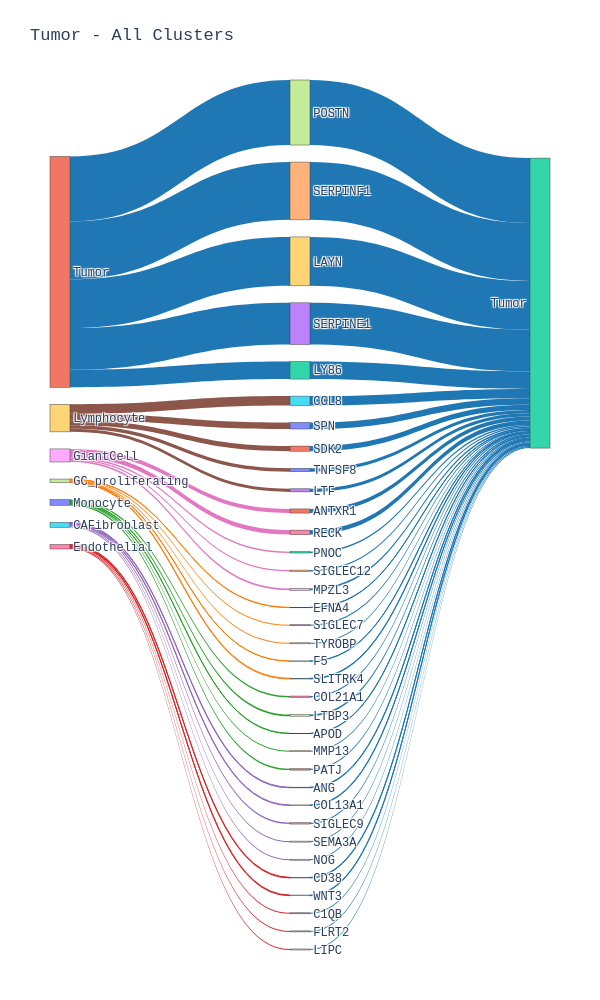
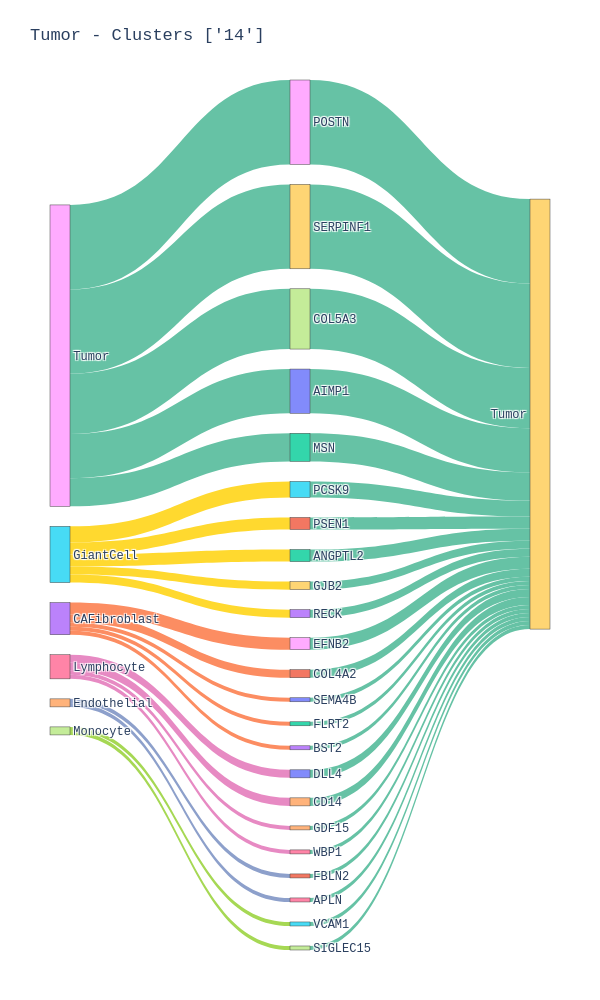

Notebook code cell kept with these figures, in order:
### Code cell
# Visualize
# set gene/cell-type to analyze
importlib.reload(huetracer.cci)
importlib.reload(huetracer.statistics)
importlib.reload(huetracer.plot)
importlib.reload(huetracer)
Gene_to_analyze = "LIF"
# Gene_to_analyze = "TNFSF11"
# Gene_to_analyze = "CSF1"
# Gene_to_analyze = "SPP1"
# Gene_to_analyze = "BMP3"
# target_cell_type = "GiantCell"
# target_cell_type = "GC_proliferating"
target_cell_type = "Tumor"
cluster_label = ['14']

huetracer.plot_gene_cci_and_sankey(
    target_cell_type=target_cell_type,
    Gene_to_analyze=Gene_to_analyze,
    each_display_num=each_display_num,
    bargraph_df=bargraph_df,
    edge_df=edge_df,
    cluster_cells=sp_adata,
    coexp_cc_df=coexp_cc_df,
    lib_id=lib_id,
    save=True,
    SAMPLE_NAME=SAMPLE_NAME,
    save_path_for_today=save_path_for_today,
    target_clusters = cluster_label,
    coexp_cc_df_cluster=coexp_cc_df_cluster,
    bargraph_df_cluster=bargraph_df_cluster,
    save_format="html",
    display_column="interaction_positive"
    #display_column="coactivity_per_sender_cell_expr_ligand"
)

### Figure 1 — Plotly figure (JSON) as saved in the notebook; plotly's stock layout.template omitted (floating-point values rounded to 4 significant figures)
{"data": [{"link": {"color": ["#1f77b4", "#1f77b4", "#1f77b4", "#1f77b4", "#1f77b4", "#1f77b4", "#1f77b4", "#1f77b4", "#1f77b4", "#1f77b4", "#1f77b4", "#1f77b4", "#1f77b4", "#1f77b4", "#1f77b4", "#1f77b4", "#1f77b4", "#1f77b4", "#1f77b4", "#1f77b4", "#1f77b4", "#1f77b4", "#1f77b4", "#1f77b4", "#1f77b4", "#1f77b4", "#1f77b4", "#1f77b4", "#1f77b4", "#1f77b4", "#1f77b4", "#1f77b4", "#1f77b4", "#1f77b4", "#1f77b4", "#ff7f0e", "#2ca02c", "#ff7f0e", "#ff7f0e", "#ff7f0e", "#ff7f0e", "#2ca02c", "#2ca02c", "#d62728", "#2ca02c", "#9467bd", "#2ca02c", "#d62728", "#d62728", "#9467bd", "#d62728", "#9467bd", "#9467bd", "#9467bd", "#d62728", "#8c564b", "#e377c2", "#e377c2", "#8c564b", "#e377c2", "#8c564b", "#e377c2", "#1f77b4", "#e377c2", "#1f77b4", "#8c564b", "#8c564b", "#1f77b4", "#1f77b4", "#1f77b4"], "label": ["Tumor", "Tumor", "Tumor", "Tumor", "Tumor", "Tumor", "Tumor", "Tumor", "Tumor", "Tumor", "Tumor", "Tumor", "Tumor", "Tumor", "Tumor", "Tumor", "Tumor", "Tumor", "Tumor", "Tumor", "Tumor", "Tumor", "Tumor", "Tumor", "Tumor", "Tumor", "Tumor", "Tumor", "Tumor", "Tumor", "Tumor", "Tumor", "Tumor", "Tumor", "Tumor", "GC_proliferating", "Monocyte", "GC_proliferating", "GC_proliferating", "GC_proliferating", "GC_proliferating", "Monocyte", "Monocyte", "Endothelial", "Monocyte", "CAFibroblast", "Monocyte", "Endothelial", "Endothelial", "CAFibroblast", "Endothelial", "CAFibroblast", "CAFibroblast", "CAFibroblast", "Endothelial", "Lymphocyte", "GiantCell", "GiantCell", "Lymphocyte", "GiantCell", "Lymphocyte", "GiantCell", "Tumor", "GiantCell", "Tumor", "Lymphocyte", "Lymphocyte", "Tumor", "Tumor", "Tumor"], "source": [0, 1, 2, 3, 4, 5, 6, 7, 8, 9, 10, 11, 12, 13, 14, 15, 16, 17, 18, 19, 20, 21, 22, 23, 24, 25, 26, 27, 28, 29, 30, 31, 32, 33, 34, 37, 40, 37, 37, 37, 37, 40, 40, 36, 40, 35, 40, 36, 36, 35, 36, 35, 35, 35, 36, 39, 38, 38, 39, 38, 39, 38, 41, 38, 41, 39, 39, 41, 41, 41], "target": [42, 42, 42, 42, 42, 42, 42, 42, 42, 42, 42, 42, 42, 42, 42, 42, 42, 42, 42, 42, 42, 42, 42, 42, 42, 42, 42, 42, 42, 42, 42, 42, 42, 42, 42, 0, 1, 2, 3, 4, 5, 6, 7, 8, 9, 10, 11, 12, 13, 14, 15, 16, 17, 18, 19, 20, 21, 22, 23, 24, 25, 26, 27, 28, 29, 30, 31, 32, 33, 34], "value": [1, 1, 1, 3, 3, 2, 4, 5, 2, 3, 2, 4, 2, 3, 2, 3, 4, 3, 3, 3, 10, 12, 4, 9, 4, 27, 13, 189, 5, 142, 19, 15, 51, 121, 168, 1, 1, 1, 3, 3, 2, 4, 5, 2, 3, 2, 4, 2, 3, 2, 3, 4, 3, 3, 3, 10, 12, 4, 9, 4, 27, 13, 189, 5, 142, 19, 15, 51, 121, 168]}, "node": {"label": ["EFNA4", "APOD", "F5", "SIGLEC7", "TYROBP", "SLITRK4", "COL21A1", "LTBP3", "CD38", "MMP13", "ANG", "PATJ", "WNT3", "C1QB", "COL13A1", "FLRT2", "SIGLEC9", "SEMA3A", "NOG", "LIPC", "TNFSF8", "ANTXR1", "PNOC", "LTF", "SIGLEC12", "CCL8", "RECK", "POSTN", "MPZL3", "LAYN", "SPN", "SDK2", "LY86", "SERPINE1", "SERPINF1", "CAFibroblast", "Endothelial", "GC_proliferating", "GiantCell", "Lymphocyte", "Monocyte", "Tumor", "Tumor"]}, "type": "sankey"}], "layout": {"font": {"family": "Courier New"}, "height": 1000, "margin": {"b": 50, "l": 50, "r": 50, "t": 80}, "title": {"text": "Tumor - All Clusters"}, "width": 600}}

### Figure 2 — Plotly figure (JSON) as saved in the notebook; plotly's stock layout.template omitted (floating-point values rounded to 4 significant figures)
{"data": [{"link": {"color": ["#66c2a5", "#66c2a5", "#66c2a5", "#66c2a5", "#66c2a5", "#66c2a5", "#66c2a5", "#66c2a5", "#66c2a5", "#66c2a5", "#66c2a5", "#66c2a5", "#66c2a5", "#66c2a5", "#66c2a5", "#66c2a5", "#66c2a5", "#66c2a5", "#66c2a5", "#66c2a5", "#66c2a5", "#66c2a5", "#66c2a5", "#fc8d62", "#8da0cb", "#fc8d62", "#fc8d62", "#e78ac3", "#a6d854", "#8da0cb", "#a6d854", "#fc8d62", "#ffd92f", "#e78ac3", "#ffd92f", "#ffd92f", "#ffd92f", "#e78ac3", "#ffd92f", "#e78ac3", "#66c2a5", "#66c2a5", "#66c2a5", "#66c2a5", "#fc8d62", "#66c2a5"], "label": ["Tumor", "Tumor", "Tumor", "Tumor", "Tumor", "Tumor", "Tumor", "Tumor", "Tumor", "Tumor", "Tumor", "Tumor", "Tumor", "Tumor", "Tumor", "Tumor", "Tumor", "Tumor", "Tumor", "Tumor", "Tumor", "Tumor", "Tumor", "CAFibroblast", "Endothelial", "CAFibroblast", "CAFibroblast", "Lymphocyte", "Monocyte", "Endothelial", "Monocyte", "CAFibroblast", "GiantCell", "Lymphocyte", "GiantCell", "GiantCell", "GiantCell", "Lymphocyte", "GiantCell", "Lymphocyte", "Tumor", "Tumor", "Tumor", "Tumor", "CAFibroblast", "Tumor"], "source": [0, 1, 2, 3, 4, 5, 6, 7, 8, 9, 10, 11, 12, 13, 14, 15, 16, 17, 18, 19, 20, 21, 22, 23, 24, 23, 23, 26, 27, 24, 27, 23, 25, 26, 25, 25, 25, 26, 25, 26, 28, 28, 28, 28, 23, 28], "target": [29, 29, 29, 29, 29, 29, 29, 29, 29, 29, 29, 29, 29, 29, 29, 29, 29, 29, 29, 29, 29, 29, 29, 0, 1, 2, 3, 4, 5, 6, 7, 8, 9, 10, 11, 12, 13, 14, 15, 16, 17, 18, 19, 20, 21, 22], "value": [1, 1, 1, 1, 1, 1, 1, 1, 3, 2, 2, 3, 3, 2, 2, 4, 1, 15, 21, 21, 11, 2, 7, 1, 1, 1, 1, 1, 1, 1, 1, 3, 2, 2, 3, 3, 2, 2, 4, 1, 15, 21, 21, 11, 2, 7]}, "node": {"label": ["SEMA4B", "FBLN2", "FLRT2", "BST2", "GDF15", "VCAM1", "APLN", "SIGLEC15", "EFNB2", "GJB2", "DLL4", "PSEN1", "ANGPTL2", "RECK", "CD14", "PCSK9", "WBP1", "COL5A3", "POSTN", "SERPINF1", "AIMP1", "COL4A2", "MSN", "CAFibroblast", "Endothelial", "GiantCell", "Lymphocyte", "Monocyte", "Tumor", "Tumor"]}, "type": "sankey"}], "layout": {"font": {"family": "Courier New"}, "height": 1000, "margin": {"b": 50, "l": 50, "r": 50, "t": 80}, "title": {"text": "Tumor - Clusters ['14']"}, "width": 600}}
